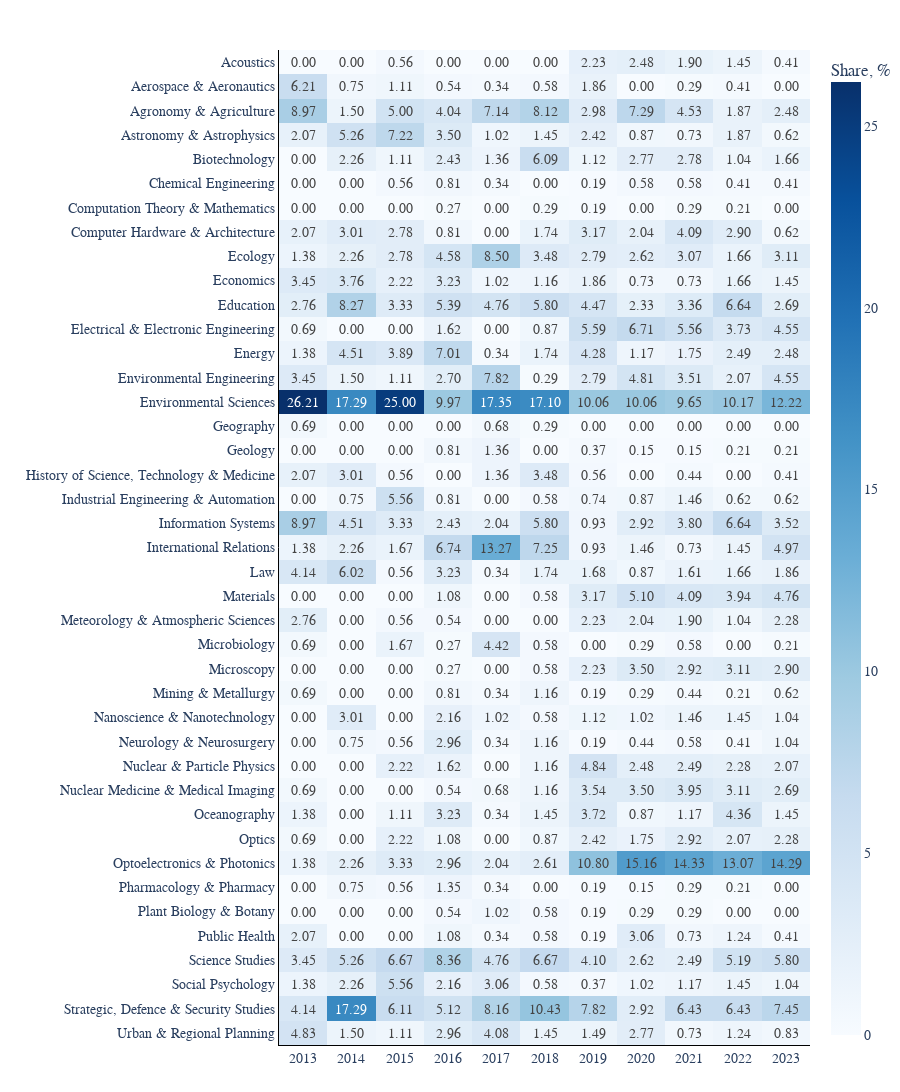

Notebook code cell kept with this figure:
### Code cell
gp = df.groupby(['year', 'subfield_en'])['title_cn'].nunique().reset_index(name='count')
gp['share'] = gp['count'] / gp.groupby('year')['count'].transform('sum')*100
gp = gp[gp['year'] > 2012]

# pivot the df to create a matrix & fill nan values with 0
heatmap_data = gp.pivot(index='subfield_en', columns='year', values='share')
heatmap_data = heatmap_data.fillna(0)

fig = px.imshow(heatmap_data,
                text_auto = '.2f',
                template='plotly_white',
                color_continuous_scale='Blues',
                labels = dict(x = "Year", y = "", color = "Share, %"))

fig.update_layout(
    layout,
    width=900,
    height=1500,
    #title='Distribution of Articles by Field, 2013-2023',
    xaxis=dict(
        side = "bottom",
        tickmode='array', 
        tickvals=gp['year'].unique()
    )
)

fig.update_traces(
    hovertemplate='Year: %{x}<br>Subfield: %{y}<br>Share: %{z:.2f}%<extra></extra>'
)

fig.show()

### Figure 1 — Plotly figure (JSON) as saved in the notebook; plotly's stock layout.template omitted (floating-point values rounded to 4 significant figures; data arrays with more than 128 entries replaced by an {"elided": "..."} marker saying what was removed)
{"data": [{"coloraxis": "coloraxis", "hovertemplate": "Year: %{x}<br>Subfield: %{y}<br>Share: %{z:.2f}%<extra></extra>", "name": "0", "texttemplate": "%{z:.2f}", "type": "heatmap", "x": [2013, 2014, 2015, 2016, 2017, 2018, 2019, 2020, 2021, 2022, 2023], "xaxis": "x", "y": ["Acoustics", "Aerospace & Aeronautics", "Agronomy & Agriculture", "Astronomy & Astrophysics", "Biotechnology", "Chemical Engineering", "Computation Theory & Mathematics", "Computer Hardware & Architecture", "Ecology", "Economics", "Education", "Electrical & Electronic Engineering", "Energy", "Environmental Engineering", "Environmental Sciences", "Geography", "Geology", "History of Science, Technology & Medicine", "Industrial Engineering & Automation", "Information Systems", "International Relations", "Law", "Materials", "Meteorology & Atmospheric Sciences", "Microbiology", "Microscopy", "Mining & Metallurgy", "Nanoscience & Nanotechnology", "Neurology & Neurosurgery", "Nuclear & Particle Physics", "Nuclear Medicine & Medical Imaging", "Oceanography", "Optics", "Optoelectronics & Photonics", "Pharmacology & Pharmacy", "Plant Biology & Botany", "Public Health", "Science Studies", "Social Psychology", "Strategic, Defence & Security Studies", "Urban & Regional Planning"], "yaxis": "y", "z": {"elided": "41x11 float values"}}], "layout": {"coloraxis": {"colorbar": {"title": {"text": "Share, %"}}, "colorscale": [[0, "rgb(247,251,255)"], [0.125, "rgb(222,235,247)"], [0.25, "rgb(198,219,239)"], [0.375, "rgb(158,202,225)"], [0.5, "rgb(107,174,214)"], [0.625, "rgb(66,146,198)"], [0.75, "rgb(33,113,181)"], [0.875, "rgb(8,81,156)"], [1, "rgb(8,48,107)"]]}, "font": {"family": "Verdana", "size": 14}, "height": 1500, "margin": {"b": 10, "l": 0, "r": 0, "t": 50}, "width": 900, "xaxis": {"anchor": "y", "constrain": "domain", "domain": [0, 1], "linecolor": "black", "scaleanchor": "y", "showline": true, "side": "bottom", "tickmode": "array", "tickvals": [2013, 2014, 2015, 2016, 2017, 2018, 2019, 2020, 2021, 2022, 2023], "title": {"font": {"family": "Verdana", "size": 16}, "text": ""}}, "yaxis": {"anchor": "x", "autorange": "reversed", "constrain": "domain", "domain": [0, 1], "linecolor": "black", "showline": true, "title": {"font": {"family": "Verdana", "size": 16}, "text": ""}}}}
